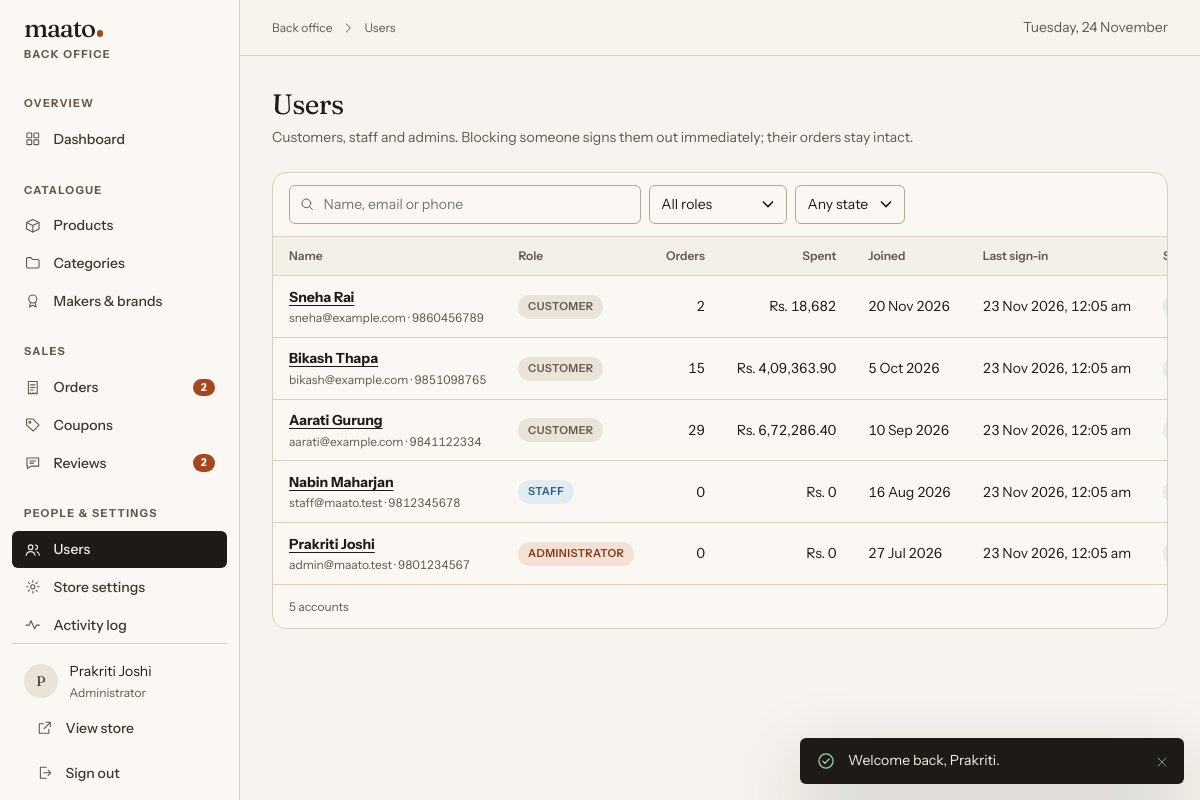
Screenshot of /suman-ecom/admin/users (signed in) with the database file from the repository.
### tables this page shows
CREATE TABLE users (
    id            INT UNSIGNED     NOT NULL AUTO_INCREMENT,
    role_id       TINYINT UNSIGNED NOT NULL,
    name          VARCHAR(120)     NOT NULL,
    email         VARCHAR(190)     NOT NULL,
    phone         VARCHAR(20)      NULL,
    password_hash VARCHAR(255)     NOT NULL,
    avatar_path   VARCHAR(255)     NULL,
    is_blocked    TINYINT(1)       NOT NULL DEFAULT 0,
    last_login_at DATETIME         NULL,
    created_at    DATETIME         NOT NULL DEFAULT CURRENT_TIMESTAMP,
    updated_at    DATETIME         NOT NULL DEFAULT CURRENT_TIMESTAMP ON UPDATE CURRENT_TIMESTAMP,
    PRIMARY KEY (id),
    UNIQUE KEY uq_users_email (email),
    KEY idx_users_role (role_id),
    KEY idx_users_created (created_at),
    CONSTRAINT fk_users_role FOREIGN KEY (role_id) REFERENCES roles (id) ON UPDATE CASCADE
);

CREATE TABLE roles (
    id          TINYINT UNSIGNED NOT NULL AUTO_INCREMENT,
    slug        VARCHAR(20)  NOT NULL,
    name        VARCHAR(50)  NOT NULL,
    description VARCHAR(255) NULL,
    PRIMARY KEY (id),
    UNIQUE KEY uq_roles_slug (slug)
);

### app/Views/admin/users/_table.php (the view, shortened to what the rows shown need)
<div class="table-wrap">
  <table class="data-table">
    <thead>
      <tr>
        <?= sort_th('Name', 'name', $filters) ?>
        <th scope="col">Role</th>
        <?= sort_th('Orders', 'orders', $filters, 'num') ?>
        <?= sort_th('Spent', 'spent', $filters, 'num') ?>
        <?= sort_th('Joined', 'created', $filters) ?>
        <?= sort_th('Last sign-in', 'login', $filters) ?>
        <th scope="col">Status</th>
      </tr>
    </thead>
    <tbody>
      <?php foreach ($result['items'] as $u): ?>
        <tr>
          <td><a href="<?= e(route('admin.users.show', ['id' => $u['id']])) ?>"><strong><?= e($u['name']) ?></strong></a><span class="cell-sub"><?= e($u['email']) ?><?= $u['phone'] ? ' · ' . e($u['phone']) : '' ?></span></td>
          <td><span class="badge badge--<?= ['admin' => 'accent', 'staff' => 'info'][$u['role_slug']] ?? 'neutral' ?> badge--plain"><?= e($u['role_name']) ?></span></td>
          <td class="num"><?= (int) $u['order_count'] ?></td>
          <td class="num"><?= e(money($u['total_spent'])) ?></td>
          <td><?= e(format_date($u['created_at'])) ?></td>
          <td><?= $u['last_login_at'] ? e(format_date($u['last_login_at'], 'j M Y, g:i a')) : 'Never' ?></td>
          <td><span class="badge badge--<?= $u['is_blocked'] ? 'danger' : 'success' ?>"><?= $u['is_blocked'] ? 'Blocked' : 'Active' ?></span></td>
        </tr>
      <?php endforeach; ?>
    </tbody>
  </table>
</div>

### app/Views/layouts/admin.php (shortened to what the rows shown need)
<?php
$me = Auth::user();
?>
<!doctype html>
<html lang="en" class="no-js">
<head>
</head>
<body class="admin">
<div class="admin-shell">
  <aside class="sidebar" id="sidebar" data-sidebar>
    <div class="sidebar__foot">
      <div class="sidebar__user">
        <?php if ($me['avatar_path']): ?><img class="avatar" src="<?= e(media($me['avatar_path'])) ?>" alt=""><?php else: ?><span class="avatar" aria-hidden="true"><?= e(mb_strtoupper(mb_substr($me['name'], 0, 1))) ?></span><?php endif; ?>
        <span><?= e($me['name']) ?><small><?= e($me['role_name']) ?></small></span>
      </div>
    </div>
  </aside>
  <div>
    <main class="page" id="main" tabindex="-1">
      <?= $content ?>
    </main>
  </div>
</div>
</body>
</html>

### rows the page displays
users: name "P", name "Prakriti Joshi", role.name "Administrator", email "admin@maato.test", phone "9801234567", role.name "ADMINISTRATOR", order_count "0", total_spent "Rs. 0", created_at "27 Jul 2026", last_login_at "23 Nov 2026, 12:05 am"
users: name "Sneha Rai", email "sneha@example.com", phone "9860456789", role.name "CUSTOMER", order_count "2", total_spent "Rs. 18,682", created_at "20 Nov 2026", last_login_at "23 Nov 2026, 12:05 am"
users: name "Bikash Thapa", email "bikash@example.com", phone "9851098765", role.name "CUSTOMER", order_count "15", total_spent "Rs. 4,09,363.90", created_at "5 Oct 2026", last_login_at "23 Nov 2026, 12:05 am"
users: name "Aarati Gurung", email "aarati@example.com", phone "9841122334", role.name "CUSTOMER", order_count "29", total_spent "Rs. 6,72,286.40", created_at "10 Sep 2026", last_login_at "23 Nov 2026, 12:05 am"
users: name "Nabin Maharjan", email "staff@maato.test", phone "9812345678", role.name "STAFF", order_count "0", total_spent "Rs. 0", created_at "16 Aug 2026", last_login_at "23 Nov 2026, 12:05 am"

### other values shown
mb_strtolower(setting('store_name', 'Maato')) "maato"
$group "OVERVIEW"
$label "Dashboard"
$group "CATALOGUE"
$label "Products"
$label "Categories"
$label "Makers & brands"
$group "SALES"
$label "Orders"
$count "2"
$label "Coupons"
$label "Reviews"
$group "PEOPLE & SETTINGS"
$label "Users"
$label "Store settings"
